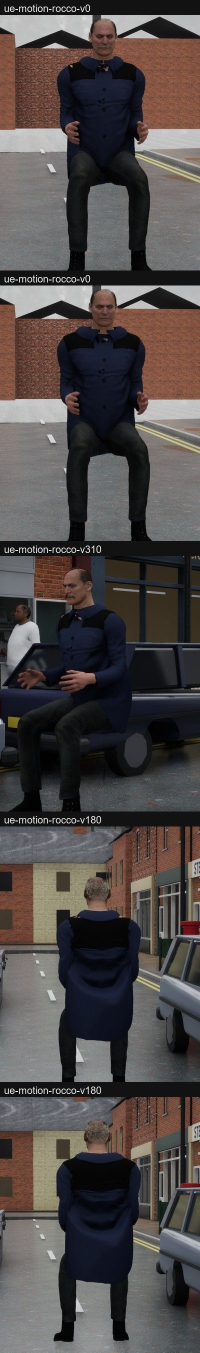
#> input picture production/art/clothing/jacket-bound-test-2026-09-30/sitting-A-B.jpg, 400 x 2705 px, given in place of bethnal_green_entrance.jpg, which was not available (shown at 1/2 size)
$ python measure.py ../../../art/clothing/jacket-bound-test-2026-09-30
#> lines starting #> are read from the running program, lines starting #| are printed output that depends on the picture; pictures that were not available may be replaced by others from this repository, and a replacement may not be noted
### production/cloud-week/targets/railings/rail_lib.py
"""Shared helpers of the railings family: re-projecting an equirectangular panorama onto a vertical plane (an elevation), pixel <-> ray, and edge probes.
Pure numpy and scipy (PIL only to read pictures).  Frame of a panorama: the camera at the origin, x to the east of the panorama's own lon = +90 deg,
y forward (lon = 0 is the middle column), z up; the ground is the plane z = -h (h the camera height above the ground the object stands on)."""
import math
import numpy as np
from PIL import Image
from scipy.ndimage import map_coordinates
Image.MAX_IMAGE_PIXELS = None

_cache = {}


def load_gray(path):
    k = ('g', path)
    if k not in _cache:
        _cache[k] = np.asarray(Image.open(path).convert('L'), float)
    return _cache[k]


# [5 lines left out: function load_rgb, not called in this run]


def pix_to_dir(col, row, W, H):
    lon = (col / W - 0.5) * 2 * math.pi
    lat = (0.5 - row / H) * math.pi
    return np.array([math.cos(lat) * math.sin(lon), math.cos(lat) * math.cos(lon), math.sin(lat)])


def dir_to_pix(d, W, H):
    d = np.asarray(d, float)
    lon = np.arctan2(d[..., 0], d[..., 1])
    lat = np.arctan2(d[..., 2], np.hypot(d[..., 0], d[..., 1]))
    return (lon / (2 * math.pi) + 0.5) * W, (0.5 - lat / math.pi) * H


def ground_point(col, row, W, H, h):
    """(x, y) on the ground plane z = -h seen at pixel (col, row); row must be below the horizon"""
    d = pix_to_dir(col, row, W, H)
    if d[2] >= 0:
        raise ValueError('above the horizon')
    t = h / -d[2]
    return np.array([d[0] * t, d[1] * t])


class Plane:
    """a vertical plane through two ground points A and B (metres); s runs from A toward B (mm), z up from the ground (mm); off (mm) moves the plane
    away from the camera along its normal (0 = the line AB itself)"""

    def __init__(self, A, B, h, off_mm=0.0):
        self.A = np.asarray(A, float)
        self.B = np.asarray(B, float)
        self.h = float(h)
        e = self.B - self.A
        self.length = float(np.hypot(*e))
        self.e = e / self.length
        n = np.array([-self.e[1], self.e[0]])
        if np.dot(n, self.A) < 0:       # the normal points away from the camera
            n = -n
        self.n = n
        self.off = off_mm / 1000.0

    def point(self, s_mm, z_mm):
        s = np.asarray(s_mm, float) / 1000.0
        z = np.asarray(z_mm, float) / 1000.0
        P = self.A[None, None, :] if np.ndim(s) == 2 else self.A
        xy = np.stack([self.A[0] + s * self.e[0] + self.off * self.n[0], self.A[1] + s * self.e[1] + self.off * self.n[1]], -1)
        return np.concatenate([xy, (z - self.h)[..., None]], -1)

    def to_pix(self, s_mm, z_mm, W, H):
        return dir_to_pix(self.point(s_mm, z_mm), W, H)

    # [4 lines left out: function distance, not called in this run]


def elevation(path, plane, s0, s1, z0, z1, mm, rgb=False, order=1):
    """the plane's elevation as an array, 1 px = mm, row 0 = z1 (top), column 0 = s0; gray unless rgb"""
    img = load_rgb(path) if rgb else load_gray(path)
    H, W = img.shape[:2]
    ss = s0 + (np.arange(int(round((s1 - s0) / mm))) + 0.5) * mm
    zz = z1 - (np.arange(int(round((z1 - z0) / mm))) + 0.5) * mm
    S, Z = np.meshgrid(ss, zz)
    u, v = plane.to_pix(S, Z, W, H)
    u = u % W
    if rgb:
        out = np.stack([map_coordinates(img[..., c], [v - 0.5, u - 0.5], order=order, mode='nearest') for c in range(3)], -1)
    else:
        out = map_coordinates(img, [v - 0.5, u - 0.5], order=order, mode='nearest')
    return out


# [8 lines left out: function local_scale, not called in this run]


def smooth(a, sigma):
    from scipy.ndimage import gaussian_filter
    return gaussian_filter(a, sigma)

### production/cloud-week/targets/railings/frames.py
"""The photograph frames of the railings family: where each elevation plane stands in its panorama.  Read by measure.py, make_previews.py, make_target.py, self_check.py.
A frame: the panorama, the camera height at the OBJECT'S OWN ground (m), two ground points given as the pixel (col, row) of the foot of the object (the bottom of the plinth,
wall or flange; for a post the point is pushed back to its axis), the plane offset behind that line (mm), the window and the scale.

SECOND VERSION (after the fresh review, narrow point 1): the first version pooled one height for a whole panorama (0.97 for Bethnal Green, 1.12 for Urban Street 01 and
Limehouse).  Each object now has the height measured at its own ground.  Every length read at the first version's pooled height is multiplied by SCALE (new / first) in
measure.py; the windows below are the first version's windows multiplied by the same factor."""
FIRST_H = {'R3B': 0.97, 'R3A': 0.97, 'R3D': 1.12, 'LHB': 1.12}
H_CAM = {'R3B': 0.945, 'R3A': 1.02, 'R3D': 1.15, 'LHB': 1.13}
SCALE = {k: round(H_CAM[k] / FIRST_H[k], 4) for k in H_CAM}


def _w(k, d):
    f = SCALE[k]
    return {key: (round(v * f / 5.0) * 5 if key != 'mm' else v) for key, v in d.items()}


FRAMES = {
    'R3B': dict(id='R3B', pano='bethnal_green_entrance', what='the park railing on its brick plinth, with a hinge post and pier (the main photograph)',
                h_cam=H_CAM['R3B'], feet_px=[[2330, 2282], [3070, 2225]], off_mm=110.0, window=_w('R3B', dict(s0=0, s1=3870, z0=-50, z1=2450)),
                preview=_w('R3B', dict(s0=700, s1=3870, z0=-50, z1=2450, mm=3)), mask=[[190, 680, 1070, 1460]],
                head_close=_w('R3B', dict(s0=2300, s1=3100, z0=1700, z1=2450, mm=1)), foot_close=_w('R3B', dict(s0=2300, s1=3100, z0=-50, z1=800, mm=1))),
    'R3A': dict(id='R3A', pano='bethnal_green_entrance', what='the area railing on a two-stage dwarf wall in front of a housing block (oblique, 32 degrees to the line of sight)',
                h_cam=H_CAM['R3A'], feet_px=[[7540, 2243], [7990, 2155]], off_mm=110.0, window=_w('R3A', dict(s0=0, s1=3200, z0=-50, z1=2300)),
                preview=_w('R3A', dict(s0=0, s1=3200, z0=-50, z1=2300, mm=3)), mask=[]),
    'R3D': dict(id='R3D', pano='urban_street_01', what='the low green railing on a dark brick garden wall (a front garden of a council estate)',
                h_cam=H_CAM['R3D'], feet_px=[[3964, 2255], [4498, 2299]], off_mm=110.0, window=_w('R3D', dict(s0=0, s1=2860, z0=-60, z1=1300)),
                preview=_w('R3D', dict(s0=0, s1=2860, z0=-60, z1=1300, mm=3)), mask=[]),
    'LHB': dict(id='LHB', pano='limehouse', what='one bay of the marina quay edge: two bolted cast-iron chain posts and two swags of chain',
                h_cam=H_CAM['LHB'], feet_px=[[2741, 2882], [3376, 2400]], flange_r_mm=143.0, off_mm=0.0, window=_w('LHB', dict(s0=-600, s1=3440, z0=-100, z1=1400)),
                preview=dict(s0=-605, s1=3460, z0=-100, z1=1400, mm=4), mask=[[140, 545, 470, 785]]),
}

# the camera height at each OBJECT's own ground: the anchors that stand on that ground, the ones set aside, and the corroboration
OBJECTS = {
    'R3B': dict(pano='bethnal_green_entrance', h_cam=0.945, err=0.02, scale=SCALE['R3B'],
                ground='the block paving at the foot of the brick gate pier beside the railing (and the planter wall on the same paving)',
                anchors=['bge_gate_pier', 'bge_planter_wall'], excluded=[], corroboration=[],
                why='the gate pier (22 courses at 16k, foot row 4618 of 8192 = 2309 here: 0.942) and the planter wall on the same paving (0.963); the first version pooled 0.97 over three walls'),
    'R3A': dict(pano='bethnal_green_entrance', h_cam=1.02, err=0.03, scale=SCALE['R3A'],
                ground='the foot of its own two-stage dwarf wall (the oblique run to the right of the entrance)',
                anchors=['bge_dwarf_wall'], excluded=[], corroboration=[],
                why='the red courses of its own wall: 1.020 (the fresh review, rectified at 16k: 1.017); the pooled 0.97 was 5 % low for this wall'),
    'R3D': dict(pano='urban_street_01', h_cam=1.15, err=0.02, scale=SCALE['R3D'],
                ground='the foot of its own garden wall on the footway',
                anchors=['us01_garden_wall'], excluded=[dict(id='us01_gate_pier', h=1.084, why='the outlier (different bricks or foot), wrongly pooled in the first version')], corroboration=[],
                why='the garden wall under the railing: 1.156 (the fresh review, rectified at 16k on a 2.55 m foot line: 1.148; four column bands 1.13 to 1.16); the pooled 1.12 was 2.6 % low'),
    'LHB': dict(pano='limehouse', h_cam=1.13, err=0.03, scale=SCALE['LHB'],
                ground='the clay-paved quay walk and gravel the chain posts stand on',
                anchors=[], quoted=[dict(id='lh_paver_bollards', h=1.15, src='bollards TARGET.md section 3: a 200 x 100 clay paver reads 146 x 280 at 1.6 m (1.15)'),
                                    dict(id='lh_paver_review', h=1.135, src='the fresh review: clay paver course module 91.2 at h = 1: 1.12 (102 module) to 1.15 (105); midpoint')],
                excluded=[dict(id='lh_paver_upper', h=1.17, why='the upper end of the bollards target\'s readings, which assumes 5 mm joints (the review: holds at 1.12 to 1.15)')],
                corroboration=['lh_building_wall_a', 'lh_building_wall_b'],
                why='the paving under the posts: 1.135 to 1.15; the dock building\'s own foot (a different ground) reads 1.095 and 1.052 (the review 1.09), 6 % under, kept as corroboration only'),
}

### production/cloud-week/targets/railings/measure.py
#!/usr/bin/env python
"""Photograph measurements of the railings family.  Needs the panoramas:  measure.py PANO_DIR  ->  photo_measurements.json
Automated: the park railing R3B (bar centres, pitch, bar width, rail rows, coping top, post width) on a 1 mm a pixel elevation.
Read by eye on gridded 1 mm and 2 mm a pixel elevations (the numbers below, each with its error): R3A, R3D, the Limehouse bay LHB, and the heads of R3B.
Every length is at the camera height of frames.CAMERAS (each at its own ground), so +-6 % in absolute size; ratios and counts are exact to the pixel."""
import sys, os, json, math
import numpy as np
from scipy.ndimage import gaussian_filter1d
from scipy.signal import find_peaks
HERE = os.path.dirname(os.path.abspath(__file__))
sys.path.insert(0, HERE)
import rail_lib as L
from frames import FRAMES, OBJECTS, SCALE, FIRST_H, H_CAM


def plane_of(F, W=8192, H=4096):
    h = F['h_cam']
    pts = []
    for col, row in F['feet_px']:
        g = L.ground_point(col, row, W, H, h)
        if F.get('flange_r_mm'):
            g = g + g / np.hypot(*g) * F['flange_r_mm'] / 1000.0
        pts.append(g)
    return L.Plane(pts[0], pts[1], h, off_mm=F['off_mm'])


def r3b(pano_dir):
    F = FRAMES['R3B']
    pl = plane_of(F)
    win = F['window']
    f = SCALE['R3B']
    e = L.elevation(os.path.join(pano_dir, F['pano'] + '.jpg'), pl, 0, win['s1'], win['z0'], 2400 * f, 1)
#> in load_gray, `return _cache[k]`:
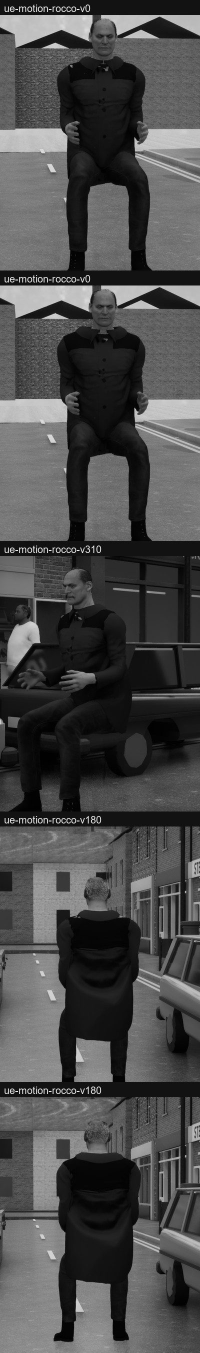
#> returned value: shape (2705, 400) float64 (shown at 1/2 size); min 0, max 255, mean 75.6
#> in elevation, `u, v = plane.to_pix(S, Z, W, H)`:
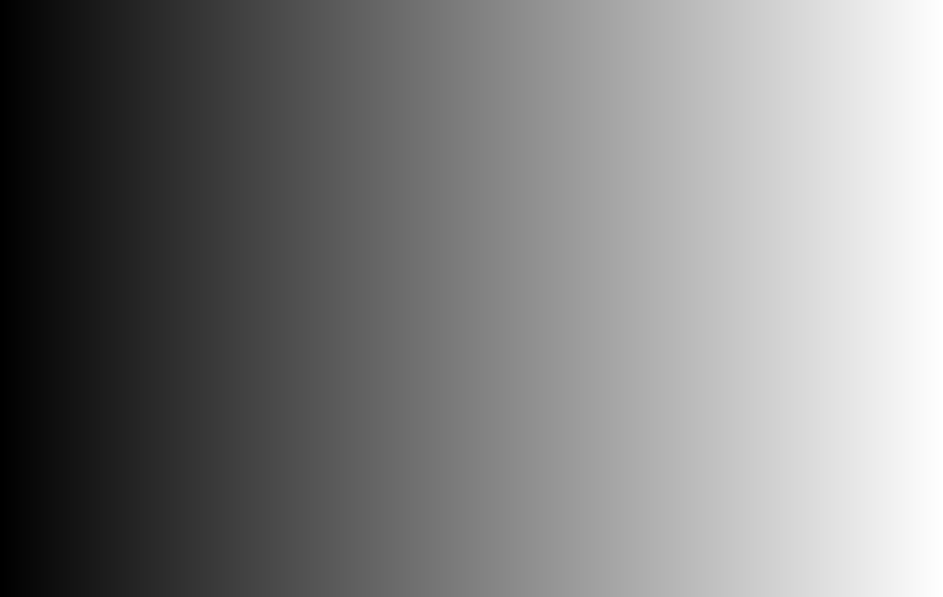
#> S: shape (2388, 3770) float64 (shown at 1/4 size); min 0.5, max 3769.5, mean 1885; drawn with min black and max white
#> in elevation, `out = map_coordinates(img, [v - 0.5, u - 0.5], order=order, mode='near..`:
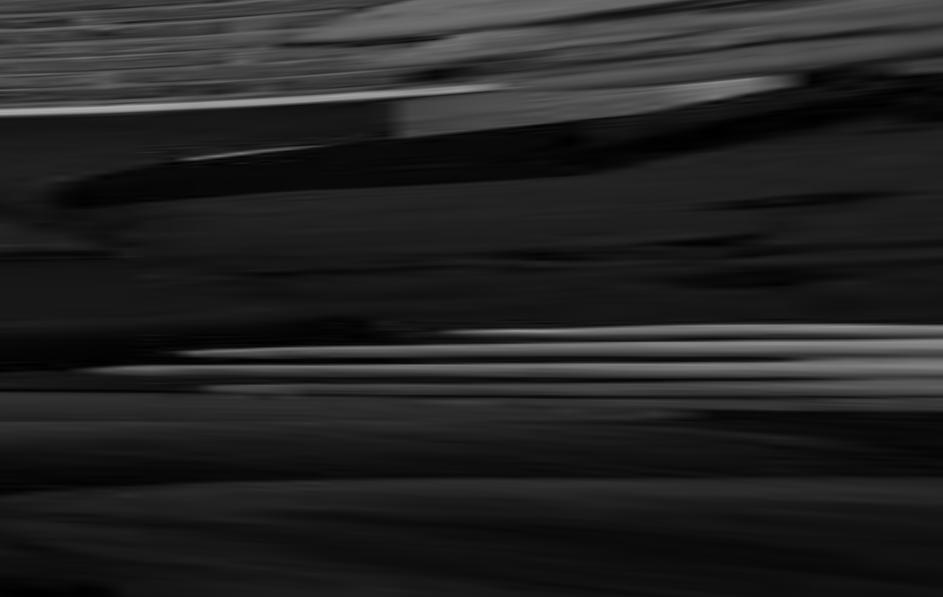
#> out: shape (2388, 3770) float64 (shown at 1/4 size); min 0, max 178, mean 35.2
    z1 = 2400.0 * f
    z1 = float(round(z1))

    def zrow(z): return int(round(z1 - z))
    prof = e[zrow(900):zrow(700)].mean(0)
#> prof = 3770 values, max 78.61 at index 3769, min 24.37 at index 251, mean 50.58
    d = gaussian_filter1d(gaussian_filter1d(prof, 25) - prof, 1.0)
#> d = 3770 values, max 0.672 at index 780, min -0.461 at index 601, mean -9.44e-16
    pk, _ = find_peaks(gaussian_filter1d(d, 1), height=15, distance=40)
#> pk = empty array
    pk = pk[(pk > 600 * f) & (pk < 2600 * f)]
#> (the run stopped early here; a loop or call above may not have finished)
